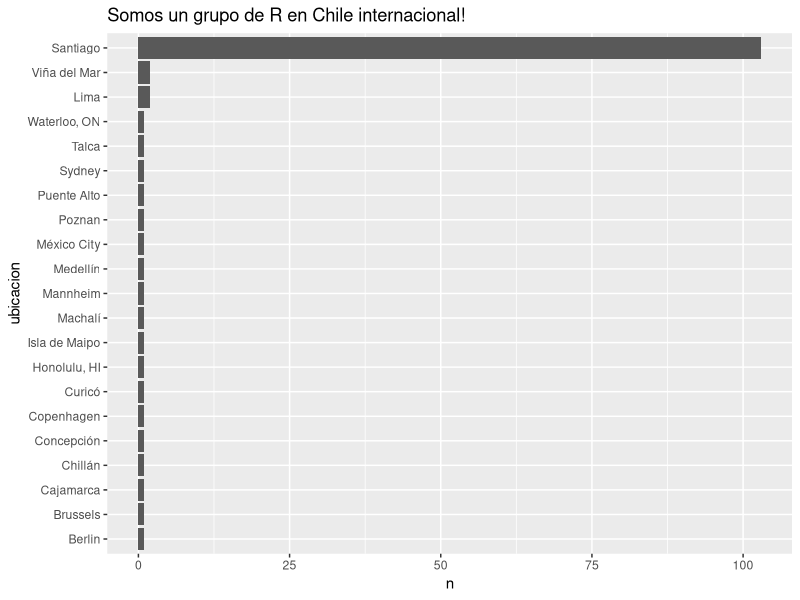

Source code (R):
#' ---
#' title: "Reviviendo al grupo"
#' author: "Joshua Kunst"
#' output: 
#'  html_document: 
#'    keep_md: no
#' ---

#' Con el fin de *re*activar el grupo pretendo realizar 


#' Paquetes (no librerías!) necesitar
#+ fig.width=10, fig.height=5, warning=FALSE, message=FALSE
rm(list = ls())
library("dplyr")
library("ggplot2")
library("lubridate")

data <- read.table("useRchile_Member_List_on_07-07-15.txt",
                   sep = "\t", fileEncoding = "UTF-8", header = TRUE,
                   stringsAsFactors = FALSE)

#' Le agregamos la clase tbl (paquete dplyr) que uno de sus ventajas es como se visualiza la realizar el print en consola.

data <- tbl_df(data)

data

#' Ugh, esos nombres!

names(data) <- names(data) %>% 
  tolower() %>% 
  gsub("^x\\.|\\.$", "", .) %>% 
  gsub("\\.", "_", .) %>% 
  iconv(to="ASCII//TRANSLIT")

data

#' Un poco mejor! Ahora por unos descriptivos
 
#' De donde somos?
t <- data %>% 
  group_by(ubicacion) %>% 
  summarise(n = n()) %>% 
  arrange(n) %>%
  mutate(ubicacion = factor(ubicacion, levels = ubicacion))

t

ggplot(t) + 
  geom_bar(aes(ubicacion, n), stat="identity") +
  coord_flip() +
  ggtitle("Somos un grupo de R en Chile internacional!")


#' Como hemos crecido en tamaño durante el tiempo
data <- data %>% 
  mutate(se_unio_al_grupo_el_date = gsub("/", "-", se_unio_al_grupo_el)) %>%  
  mutate(se_unio_al_grupo_el_date = dmy(se_unio_al_grupo_el_date)) 

data %>% select(se_unio_al_grupo_el, se_unio_al_grupo_el_date)

t <- data %>% 
  group_by(se_unio_al_grupo_el) %>% 
  summarise(n = n()) %>% 
  arrange(se_unio_al_grupo_el)
